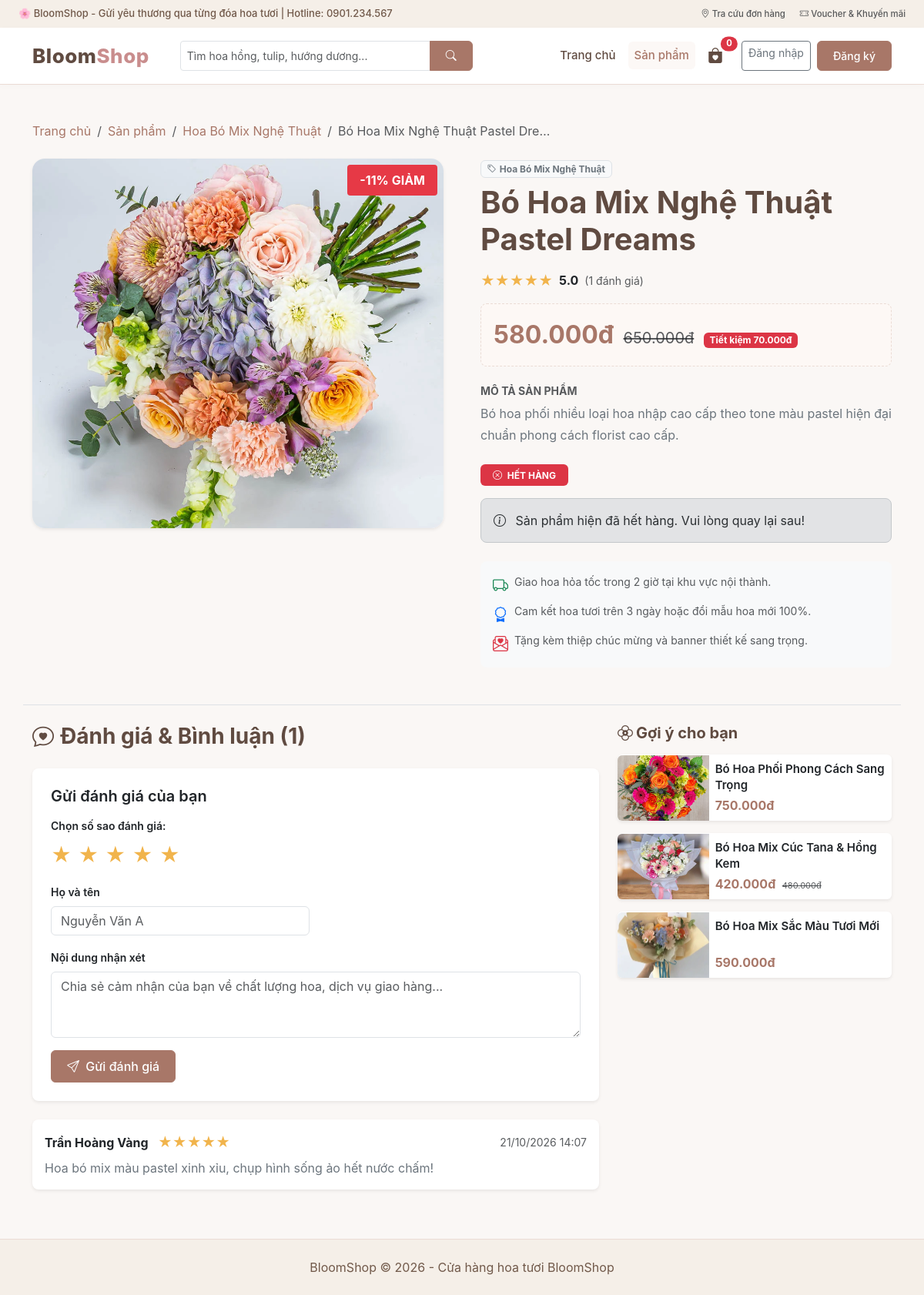
Before: /index.php?act=chitiettsp&id=9 with the older database file.
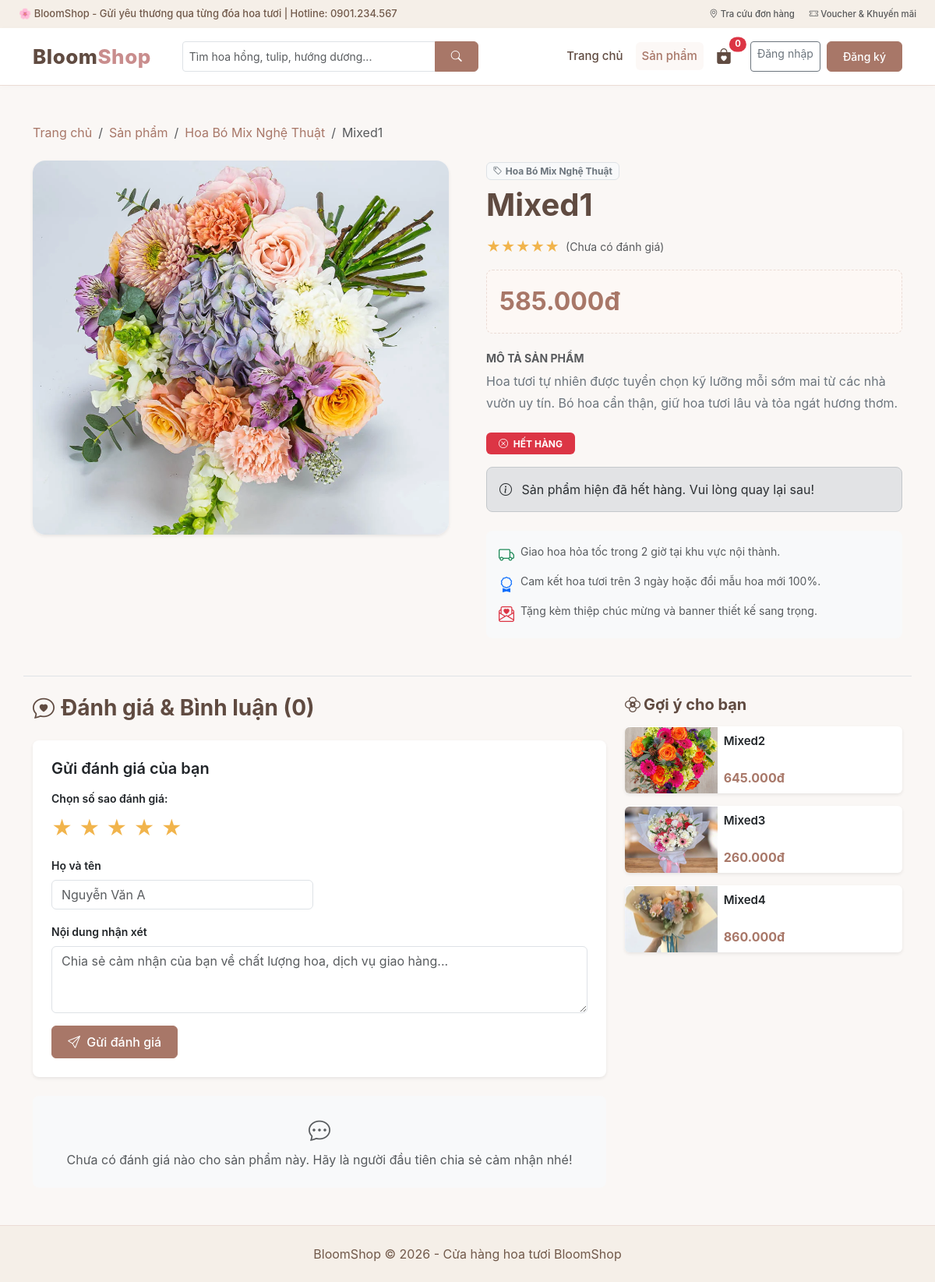
After: the same page with the newer database file.
### tables this page shows
CREATE TABLE `sanpham` (
  `id` int(11) NOT NULL AUTO_INCREMENT,
  `name` varchar(150) NOT NULL,
  `price` decimal(12,2) NOT NULL,
  `image` varchar(255) NOT NULL,
  `id_dm` int(11) NOT NULL,
  `sale_price` decimal(12,2) DEFAULT NULL,
  `is_sale` tinyint(1) DEFAULT 0,
  `description` text DEFAULT NULL,
  PRIMARY KEY (`id`),
  KEY `id_dm` (`id_dm`),
  CONSTRAINT `sanpham_ibfk_1` FOREIGN KEY (`id_dm`) REFERENCES `danhmuc` (`id`)
);

CREATE TABLE `danhmuc` (
  `id` int(11) NOT NULL AUTO_INCREMENT,
  `name` varchar(100) NOT NULL,
  PRIMARY KEY (`id`)
);

CREATE TABLE `danhgia` (
  `id` int(11) NOT NULL AUTO_INCREMENT,
  `product_id` int(11) NOT NULL,
  `user_id` int(11) DEFAULT NULL,
  `user_name` varchar(100) NOT NULL,
  `rating` int(11) NOT NULL DEFAULT 5 COMMENT '1 - 5 sao',
  `content` text NOT NULL,
  `status` tinyint(1) DEFAULT 1 COMMENT '1: Hiển thị, 0: Ẩn',
  `created_at` datetime DEFAULT current_timestamp(),
  PRIMARY KEY (`id`),
  KEY `product_id` (`product_id`),
  CONSTRAINT `danhgia_ibfk_1` FOREIGN KEY (`product_id`) REFERENCES `sanpham` (`id`) ON DELETE CASCADE
);

### view/chitietsp.php (the view, shortened to what the rows shown need)
<?php
$sp = $sp ?? [];
$danhsach_danhgia = $danhsach_danhgia ?? [];
$avg_rating = $avg_rating ?? 5.0;
$sp_lienquan = $sp_lienquan ?? [];
$asset_dir = $asset_dir ?? (file_exists('view/css/style.css') ? 'view' : (file_exists('../view/css/style.css') ? '../view' : 'view'));
$price = (float)($sp['price'] ?? 0);
$sale_price = (float)($sp['sale_price'] ?? 0);
$has_sale = (!empty($sp['is_sale']) && $sale_price > 0 && $sale_price < $price);
$current_price = $has_sale ? $sale_price : $price;
$discount_pct = ($has_sale && $price > 0) ? round((($price - $sale_price) / $price) * 100) : 0;
$count_reviews = count($danhsach_danhgia);
$ton_kho = max(0, (int)($sp['so_luong'] ?? 0));
$het_hang = ($ton_kho <= 0);
?>
<div class="container my-5">
    <nav aria-label="breadcrumb" class="mb-4">
        <ol class="breadcrumb">
            <li class="breadcrumb-item"><a href="index.php?act=trangchu" class="text-decoration-none">Trang chủ</a></li>
            <li class="breadcrumb-item"><a href="index.php?act=sanpham" class="text-decoration-none">Sản phẩm</a></li>
            <?php if (!empty($sp['id_dm']) && !empty($sp['tendanhmuc'])) { ?>
                <li class="breadcrumb-item"><a href="index.php?act=sanpham&id_dm=<?= $sp['id_dm'] ?>" class="text-decoration-none"><?= htmlspecialchars($sp['tendanhmuc']) ?></a></li>
            <?php } ?>
            <li class="breadcrumb-item active text-truncate" style="max-width: 300px;"><?= htmlspecialchars($sp['name'] ?? '') ?></li>
        </ol>
    </nav>
    <div class="row g-4 g-lg-5">
        <div class="col-md-6">
            <div class="card border-0 shadow-sm rounded-4 overflow-hidden position-relative">
                <?php if ($has_sale) { ?>
                    <span class="badge-sale fs-6 px-3 py-2">-<?= $discount_pct ?>% GIẢM</span>
                <?php } ?>
                <img src="<?= $asset_dir ?>/image/sanpham/<?= htmlspecialchars($sp['image'] ?? '') ?>"
                     class="img-fluid w-100"
                     style="max-height: 480px; object-fit: cover;"
                     alt="<?= htmlspecialchars($sp['name'] ?? '') ?>"
                     onerror="this.src='<?= $asset_dir ?>/image/banner.jpg'">
            </div>
        </div>
        <div class="col-md-6">
            <?php if (!empty($sp['id_dm']) && !empty($sp['tendanhmuc'])) { ?>
                <a href="index.php?act=sanpham&id_dm=<?= $sp['id_dm'] ?>" class="badge bg-light text-secondary border text-decoration-none mb-2">
                    <i class="bi bi-tag me-1"></i><?= htmlspecialchars($sp['tendanhmuc']) ?>
                </a>
            <?php } ?>
            <h1 class="fw-bold mb-3" style="color: #604b41;"><?= htmlspecialchars($sp['name'] ?? '') ?></h1>
            <div class="d-flex align-items-center gap-2 mb-3">
                <div class="star-rating">
                    <?php
                    $avg = ($count_reviews > 0 && !empty($avg_rating)) ? round((float)$avg_rating, 1) : 5.0;
                    for ($s = 1; $s <= 5; $s++) {
                        echo ($s <= round($avg)) ? '★' : '☆';
                    }
                    ?>
                </div>
                <?php if ($count_reviews > 0) { ?>
                    <span class="fw-bold text-dark"><?= number_format($avg, 1) ?></span>
                    <span class="text-muted small">(<?= $count_reviews ?> đánh giá)</span>
                <?php } else { ?>
                    <span class="text-muted small">(Chưa có đánh giá)</span>
                <?php } ?>
            </div>
            <div class="mb-4 p-3 rounded-3" style="background-color: #fdf8f5; border: 1px dashed #ebdcd5;">
                <span class="fs-2 fw-bold price-text"><?= number_format($current_price, 0, ',', '.') ?>đ</span>
                <?php if ($has_sale) { ?>
                    <span class="fs-5 text-muted text-decoration-line-through ms-2"><?= number_format($price, 0, ',', '.') ?>đ</span>
                    <span class="badge bg-danger ms-2">Tiết kiệm <?= number_format($price - $sale_price, 0, ',', '.') ?>đ</span>
                <?php } ?>
            </div>
            <div class="mb-4">
                <h6 class="fw-bold text-muted text-uppercase small">Mô tả sản phẩm</h6>
                <p class="text-secondary" style="line-height: 1.7;">
                    <?= nl2br(htmlspecialchars($sp['description'] ?? 'Hoa tươi tự nhiên được tuyển chọn kỹ lưỡng mỗi sớm mai từ các nhà vườn uy tín. Bó hoa cẩn thận, giữ hoa tươi lâu và tỏa ngát hương thơm.')) ?>
                </p>
            </div>
            <div class="mb-3">
                <?php if ($het_hang): ?>
                    <span class="badge bg-danger px-3 py-2">
                        <i class="bi bi-x-circle me-1"></i> HẾT HÀNG
                    </span>
                <?php endif; ?>
            </div>
            <?php if (!$het_hang): ?>
                <form method="POST"
                    action="index.php?act=themgiohang"
                    class="mb-4">
                    <input type="hidden"
                        name="id"
                        value="<?= (int)$sp['id'] ?>">
                    <div class="d-flex align-items-center gap-3 mb-3">
                        <label class="form-label mb-0 fw-semibold">
                            Số lượng:
                        </label>
                        <div class="input-group" style="width: 130px;">
                            <button class="btn btn-outline-secondary"
                                    type="button"
                                    onclick="changeQty(-1)">
                                -
                            </button>
                            <input type="number"
                                id="buy_qty"
                                name="qty"
                                class="form-control text-center"
                                value="1"
                                min="1"
                                max="<?= $ton_kho ?>"
                                required>
                            <button class="btn btn-outline-secondary"
                                    type="button"
                                    onclick="changeQty(1)">
                                +
                            </button>
                        </div>
                    </div>
                    <div class="d-flex gap-3">
                        <button type="submit"
                                name="themgiohang"
                                value="1"
                                class="btn btn-bloom-outline btn-lg flex-fill">
                            <i class="bi bi-cart-plus me-1"></i>
                            Thêm vào giỏ
                        </button>
                        <button type="submit"
                                name="muangay"
                                value="1"
                                class="btn btn-bloom btn-lg flex-fill">
                            <i class="bi bi-lightning-charge me-1"></i>
                            Mua ngay
                        </button>
                    </div>
                </form>
            <?php else: ?>
                <div class="alert alert-secondary rounded-3 mb-4">
                    <i class="bi bi-info-circle me-2"></i>
                    Sản phẩm hiện đã hết hàng. Vui lòng quay lại sau!
                </div>
            <?php endif; ?>
            <div class="card bg-light border-0 p-3 small text-muted rounded-3">
                <div class="d-flex gap-2 mb-2"><i class="bi bi-truck text-success fs-5"></i> <span>Giao hoa hỏa tốc trong 2 giờ tại khu vực nội thành.</span></div>
                <div class="d-flex gap-2 mb-2"><i class="bi bi-award text-primary fs-5"></i> <span>Cam kết hoa tươi trên 3 ngày hoặc đổi mẫu hoa mới 100%.</span></div>
                <div class="d-flex gap-2"><i class="bi bi-envelope-paper-heart text-danger fs-5"></i> <span>Tặng kèm thiệp chúc mừng và banner thiết kế sang trọng.</span></div>
            </div>
        </div>
    </div>
    <div class="row mt-5 pt-4 border-top">
        <div class="col-lg-8">
            <h3 class="fw-bold mb-4" style="color: #604b41;">
                <i class="bi bi-chat-heart me-2"></i>Đánh giá & Bình luận (<?= $count_reviews ?>)
            </h3>
            <div class="card border-0 shadow-sm p-4 mb-4 rounded-3" style="background: #ffffff;">
                <h5 class="fw-semibold mb-3">Gửi đánh giá của bạn</h5>
                <form method="POST" action="index.php?act=guidanhgia">
                    <div class="mb-3">
                        <label class="form-label d-block fw-semibold small">Chọn số sao đánh giá:</label>
                        <div class="rating-input">
                            <input type="radio" id="star5" name="rating" value="5" checked><label for="star5" title="5 sao">★</label>
                            <input type="radio" id="star4" name="rating" value="4"><label for="star4" title="4 sao">★</label>
                            <input type="radio" id="star3" name="rating" value="3"><label for="star3" title="3 sao">★</label>
                            <input type="radio" id="star2" name="rating" value="2"><label for="star2" title="2 sao">★</label>
                            <input type="radio" id="star1" name="rating" value="1"><label for="star1" title="1 sao">★</label>
                        </div>
                    </div>
                    <div class="row g-3 mb-3">
                        <div class="col-md-6">
                            <label class="form-label fw-semibold small">Họ và tên</label>
                            <input type="text" name="user_name" class="form-control" placeholder="Nguyễn Văn A" value="<?= htmlspecialchars($_SESSION['name'] ?? '') ?>" required>
                        </div>
                    </div>
                    <div class="mb-3">
                        <label class="form-label fw-semibold small">Nội dung nhận xét</label>
                        <textarea name="content" rows="3" class="form-control" placeholder="Chia sẻ cảm nhận của bạn về chất lượng hoa, dịch vụ giao hàng..." required></textarea>
                    </div>
                    <button type="submit" name="guidanhgia" class="btn btn-bloom">
                        <i class="bi bi-send me-1"></i> Gửi đánh giá
                    </button>
                </form>
            </div>
            <div class="reviews-list">
                <?php if (!empty($danhsach_danhgia)) { ?>
                    <?php foreach ($danhsach_danhgia as $dg) { ?>
                        <div class="card border-0 shadow-sm p-3 mb-3 rounded-3 bg-white">
                            <div class="d-flex justify-content-between align-items-center mb-2">
                                <div>
                                    <strong class="text-dark"><?= htmlspecialchars($dg['user_name'] ?? 'Khách hàng') ?></strong>
                                    <div class="star-rating small d-inline-block ms-2">
                                        <?php for ($i = 1; $i <= 5; $i++) {
                                            echo ($i <= (int)($dg['rating'] ?? 5)) ? '★' : '☆';
                                        } ?>
                                    </div>
                                </div>
                                <small class="text-muted"><?= !empty($dg['created_at']) ? date('d/m/Y H:i', strtotime($dg['created_at'])) : '' ?></small>
                            </div>
                            <p class="text-secondary mb-0"><?= nl2br(htmlspecialchars($dg['content'] ?? '')) ?></p>
                        </div>
                    <?php } ?>
                <?php } else { ?>
                    <div class="text-center py-4 text-muted bg-light rounded-3">
                        <i class="bi bi-chat-dots fs-3 d-block mb-1"></i>
                        <span>Chưa có đánh giá nào cho sản phẩm này. Hãy là người đầu tiên chia sẻ cảm nhận nhé!</span>
                    </div>
                <?php } ?>
            </div>
        </div>
        <div class="col-lg-4">
            <h5 class="fw-bold mb-3" style="color: #604b41;">
                <i class="bi bi-flower2 me-1"></i>Gợi ý cho bạn
            </h5>
            <?php if (!empty($sp_lienquan)) { foreach ($sp_lienquan as $lq) {
                $lq_price = (float)($lq['price'] ?? 0);
                $lq_sale = (float)($lq['sale_price'] ?? 0);
                $lq_has_sale = (!empty($lq['is_sale']) && $lq_sale > 0 && $lq_sale < $lq_price);
                $lq_current = $lq_has_sale ? $lq_sale : $lq_price;
            ?>
                <div class="card mb-3 border-0 shadow-sm hover-shadow transition">
                    <div class="row g-0 align-items-center">
                        <div class="col-4">
                            <a href="index.php?act=chitiettsp&id=<?= $lq['id'] ?>">
                                <img src="<?= $asset_dir ?>/image/sanpham/<?= htmlspecialchars($lq['image'] ?? '') ?>"
                                     class="img-fluid rounded-start"
                                     style="height: 85px; width: 100%; object-fit: cover;"
                                     alt="<?= htmlspecialchars($lq['name'] ?? '') ?>"
                                     onerror="this.src='<?= $asset_dir ?>/image/banner.jpg'">
                            </a>
                        </div>
                        <div class="col-8">
                            <div class="card-body p-2">
                                <h6 class="card-title mb-1 small">
                                    <a href="index.php?act=chitiettsp&id=<?= $lq['id'] ?>" class="text-dark text-decoration-none fw-semibold product-title-link">
                                        <?= htmlspecialchars($lq['name'] ?? '') ?>
                                    </a>
                                </h6>
                                <div>
                                    <span class="price-text fw-bold small"><?= number_format($lq_current, 0, ',', '.') ?>đ</span>
                                    <?php if ($lq_has_sale) { ?>
                                        <span class="old-price small ms-1 text-muted text-decoration-line-through" style="font-size: 11px;"><?= number_format($lq_price, 0, ',', '.') ?>đ</span>
                                    <?php } ?>
                                </div>
                            </div>
                        </div>
                    </div>
                </div>
            <?php }} else { ?>
                <div class="text-muted small fst-italic py-3 bg-light rounded-3 text-center">
                    Đang cập nhật thêm mẫu hoa cùng loại...
                </div>
            <?php } ?>
        </div>
    </div>
</div>

Changed rows visible on the page:
removed danhgia: user_name "Trần Hoàng Vàng", rating 5 (drawn), created_at "21/10/2026 14:07", content "Hoa bó mix màu pastel xinh xỉu, chụp hình sống ảo hết nước chấm!"
changed sanpham "Hoa Bó Mix Nghệ Thuật": name "Bó Hoa Mix Nghệ Thuật Pastel Dre…" → "Mixed1"; name "Bó Hoa Mix Nghệ Thuật Pastel Dreams" → "Mixed1"; current_price "580.000" → "585.000"; description "Bó hoa phối nhiều loại hoa nhập cao cấp theo tone màu pastel hiện đại chuẩn phong cách florist cao cấp." → "Hoa tươi tự nhiên được tuyển chọn kỹ lưỡng mỗi sớm mai từ các nhà vườn uy tín. Bó hoa cẩn thận, giữ hoa tươi lâu và tỏa ngát hương thơm."; is_sale 1 → 0 (drawn); discount_pct "11" → (not shown); price "650.000" → (not shown); $price - $sale_price "70.000" → (not shown)
changed sanpham: name "Bó Hoa Phối Phong Cách Sang Trọng" → "Mixed2"; lq_current "750.000" → "645.000"
changed sanpham: name "Bó Hoa Mix Cúc Tana & Hồng Kem" → "Mixed3"; lq_current "420.000" → "260.000"; is_sale 1 → 0 (drawn); price "480.000" → (not shown)
changed sanpham: name "Bó Hoa Mix Sắc Màu Tươi Mới" → "Mixed4"; lq_current "590.000" → "860.000"
Other visible differences:
$count_reviews: "1" → "0"
$avg: "5.0" → (not shown)
$count_reviews: "1" → (not shown)
text no longer shown: "- % GIẢM ( đánh giá) đ Tiết kiệm đ"
text now shown: "(Chưa có đánh giá) Chưa có đánh giá nào cho sản phẩm này. Hãy là người đầu tiên chia sẻ cảm nhận nhé!"
